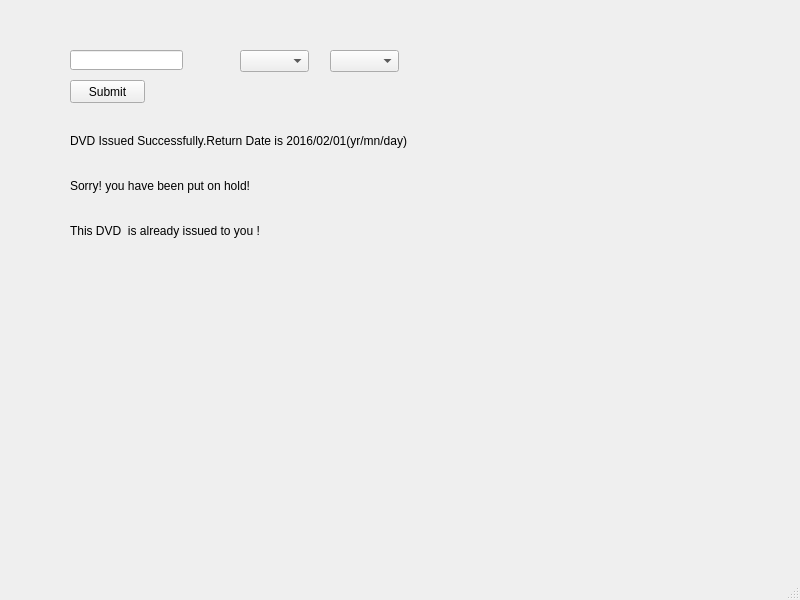
<?xml version="1.0" encoding="UTF-8"?>
<ui version="4.0">
 <class>issuedvd</class>
 <widget class="QMainWindow" name="issuedvd">
  <property name="geometry">
   <rect>
    <x>0</x>
    <y>0</y>
    <width>800</width>
    <height>600</height>
   </rect>
  </property>
  <property name="windowTitle">
   <string>MainWindow</string>
  </property>
  <widget class="QWidget" name="centralwidget">
   <widget class="QLineEdit" name="lineEdit">
    <property name="geometry">
     <rect>
      <x>70</x>
      <y>50</y>
      <width>113</width>
      <height>20</height>
     </rect>
    </property>
   </widget>
   <widget class="QPushButton" name="pushButton">
    <property name="geometry">
     <rect>
      <x>70</x>
      <y>80</y>
      <width>75</width>
      <height>23</height>
     </rect>
    </property>
    <property name="text">
     <string>Submit</string>
    </property>
   </widget>
   <widget class="QComboBox" name="comboBox">
    <property name="geometry">
     <rect>
      <x>240</x>
      <y>50</y>
      <width>69</width>
      <height>22</height>
     </rect>
    </property>
   </widget>
   <widget class="QComboBox" name="comboBox_2">
    <property name="geometry">
     <rect>
      <x>330</x>
      <y>50</y>
      <width>69</width>
      <height>22</height>
     </rect>
    </property>
   </widget>
   <widget class="QLabel" name="label">
    <property name="geometry">
     <rect>
      <x>70</x>
      <y>120</y>
      <width>601</width>
      <height>41</height>
     </rect>
    </property>
    <property name="styleSheet">
     <string notr="true">font: 75 16pt &quot;MS Shell Dlg 2&quot;;</string>
    </property>
    <property name="text">
     <string>DVD Issued Successfully.Return Date is 2016/02/01(yr/mn/day)</string>
    </property>
   </widget>
   <widget class="QLabel" name="label_2">
    <property name="geometry">
     <rect>
      <x>70</x>
      <y>160</y>
      <width>341</width>
      <height>51</height>
     </rect>
    </property>
    <property name="styleSheet">
     <string notr="true">font: 75 16pt &quot;MS Shell Dlg 2&quot;;</string>
    </property>
    <property name="text">
     <string>Sorry! you have been put on hold!</string>
    </property>
   </widget>
   <widget class="QLabel" name="label_3">
    <property name="geometry">
     <rect>
      <x>70</x>
      <y>210</y>
      <width>331</width>
      <height>41</height>
     </rect>
    </property>
    <property name="styleSheet">
     <string notr="true">font: 75 16pt &quot;MS Shell Dlg 2&quot;;</string>
    </property>
    <property name="text">
     <string>This DVD  is already issued to you !</string>
    </property>
   </widget>
  </widget>
  <widget class="QMenuBar" name="menubar">
   <property name="geometry">
    <rect>
     <x>0</x>
     <y>0</y>
     <width>800</width>
     <height>21</height>
    </rect>
   </property>
  </widget>
  <widget class="QStatusBar" name="statusbar"/>
 </widget>
 <resources/>
 <connections/>
</ui>
